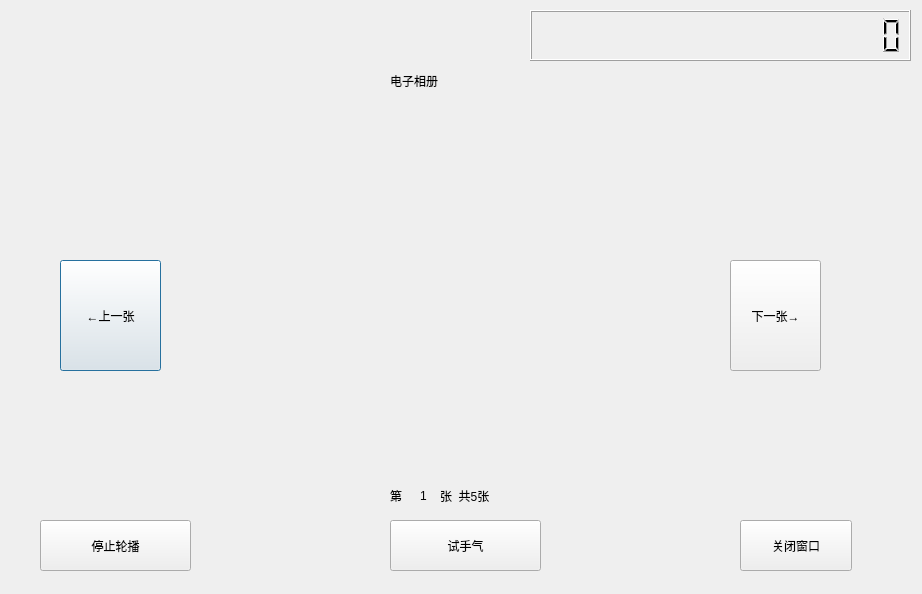
<?xml version="1.0" encoding="UTF-8"?>
<ui version="4.0">
 <class>Dialog</class>
 <widget class="QDialog" name="Dialog">
  <property name="geometry">
   <rect>
    <x>0</x>
    <y>0</y>
    <width>922</width>
    <height>594</height>
   </rect>
  </property>
  <property name="minimumSize">
   <size>
    <width>922</width>
    <height>594</height>
   </size>
  </property>
  <property name="maximumSize">
   <size>
    <width>922</width>
    <height>594</height>
   </size>
  </property>
  <property name="windowTitle">
   <string>Dialog</string>
  </property>
  <widget class="QLabel" name="label">
   <property name="geometry">
    <rect>
     <x>170</x>
     <y>120</y>
     <width>550</width>
     <height>350</height>
    </rect>
   </property>
   <property name="text">
    <string/>
   </property>
   <property name="pixmap">
    <pixmap resource="res.qrc">:/new/prefix1/image/img1.jpg</pixmap>
   </property>
   <property name="scaledContents">
    <bool>false</bool>
   </property>
  </widget>
  <widget class="QPushButton" name="prePushBtn">
   <property name="geometry">
    <rect>
     <x>60</x>
     <y>260</y>
     <width>101</width>
     <height>111</height>
    </rect>
   </property>
   <property name="text">
    <string>←上一张</string>
   </property>
  </widget>
  <widget class="QPushButton" name="randomPushBtn">
   <property name="geometry">
    <rect>
     <x>390</x>
     <y>520</y>
     <width>151</width>
     <height>51</height>
    </rect>
   </property>
   <property name="text">
    <string>试手气</string>
   </property>
  </widget>
  <widget class="QPushButton" name="nextPushBtn">
   <property name="geometry">
    <rect>
     <x>730</x>
     <y>260</y>
     <width>91</width>
     <height>111</height>
    </rect>
   </property>
   <property name="text">
    <string>下一张→</string>
   </property>
  </widget>
  <widget class="QLabel" name="label_imgName">
   <property name="geometry">
    <rect>
     <x>420</x>
     <y>480</y>
     <width>41</width>
     <height>31</height>
    </rect>
   </property>
   <property name="styleSheet">
    <string notr="true">font: 75 11pt &quot;Consolas&quot;;</string>
   </property>
   <property name="text">
    <string>1</string>
   </property>
  </widget>
  <widget class="QLabel" name="label_2">
   <property name="geometry">
    <rect>
     <x>390</x>
     <y>60</y>
     <width>131</width>
     <height>41</height>
    </rect>
   </property>
   <property name="styleSheet">
    <string notr="true">font: 75 16pt &quot;楷体&quot;;</string>
   </property>
   <property name="text">
    <string>电子相册</string>
   </property>
   <property name="textFormat">
    <enum>Qt::AutoText</enum>
   </property>
  </widget>
  <widget class="QLabel" name="label_imgName_2">
   <property name="geometry">
    <rect>
     <x>390</x>
     <y>480</y>
     <width>31</width>
     <height>31</height>
    </rect>
   </property>
   <property name="styleSheet">
    <string notr="true">font: 75 11pt &quot;Consolas&quot;;</string>
   </property>
   <property name="text">
    <string>第</string>
   </property>
  </widget>
  <widget class="QLabel" name="label_imgName_3">
   <property name="geometry">
    <rect>
     <x>440</x>
     <y>480</y>
     <width>131</width>
     <height>31</height>
    </rect>
   </property>
   <property name="styleSheet">
    <string notr="true">font: 75 11pt &quot;Consolas&quot;;</string>
   </property>
   <property name="text">
    <string>张  共5张</string>
   </property>
  </widget>
  <widget class="QPushButton" name="carousePushBtn">
   <property name="geometry">
    <rect>
     <x>40</x>
     <y>520</y>
     <width>151</width>
     <height>51</height>
    </rect>
   </property>
   <property name="text">
    <string>停止轮播</string>
   </property>
  </widget>
  <widget class="QPushButton" name="pushButtonClose">
   <property name="geometry">
    <rect>
     <x>740</x>
     <y>520</y>
     <width>112</width>
     <height>51</height>
    </rect>
   </property>
   <property name="text">
    <string>关闭窗口</string>
   </property>
  </widget>
  <widget class="QLCDNumber" name="lcdDate">
   <property name="geometry">
    <rect>
     <x>530</x>
     <y>10</y>
     <width>381</width>
     <height>51</height>
    </rect>
   </property>
   <property name="digitCount">
    <number>19</number>
   </property>
  </widget>
 </widget>
 <layoutdefault spacing="6" margin="11"/>
 <resources>
  <include location="res.qrc"/>
 </resources>
 <connections/>
</ui>
